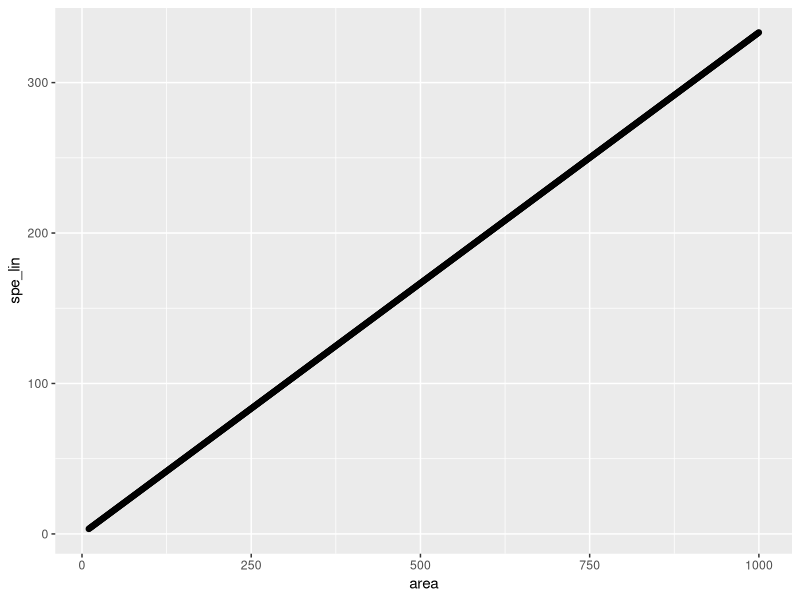
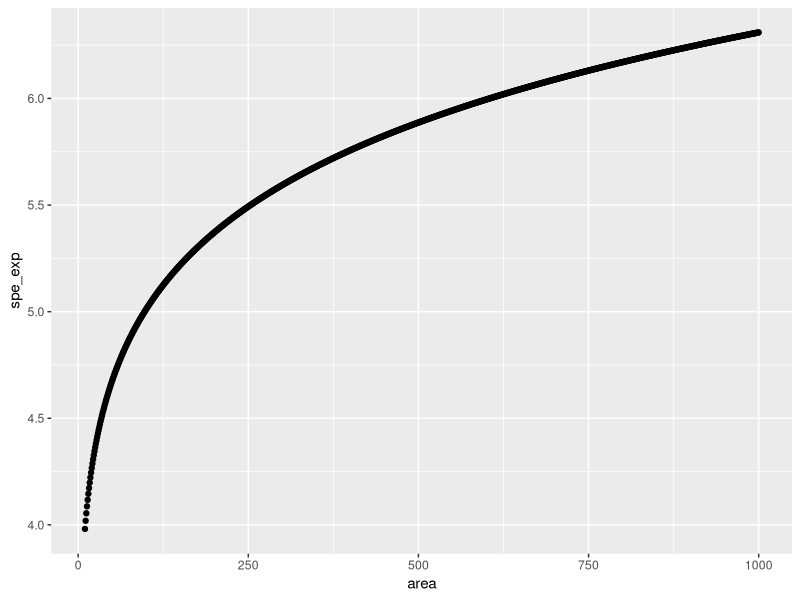

R code for these plots, in order:
## ---- chunk 1
library(tidyverse)
library(knitr)
knitr::opts_chunk$set(echo = TRUE)
## ---- chunk 2

## ---- chunk 3
spe_area<-tibble(area=10:1000,
       spe_lin=area/3) 
spe_area%>% 
  ggplot(aes(x=area,y=spe_lin))+geom_point()
## ---- chunk 4
spe_area_exp<-tibble(area=10:1000,
       spe_exp=((area*100000)^0.1)) 
spe_area_exp%>% 
  ggplot(aes(x=area,y=spe_exp))+geom_point()
